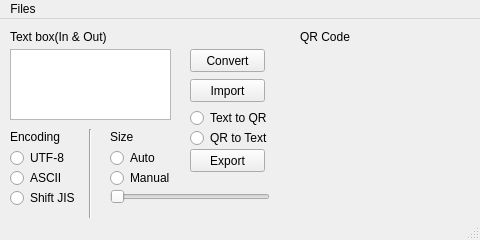
<?xml version="1.0" encoding="UTF-8"?>
<ui version="4.0">
 <class>MainWindow</class>
 <widget class="QMainWindow" name="MainWindow">
  <property name="geometry">
   <rect>
    <x>0</x>
    <y>0</y>
    <width>480</width>
    <height>240</height>
   </rect>
  </property>
  <property name="minimumSize">
   <size>
    <width>480</width>
    <height>240</height>
   </size>
  </property>
  <property name="maximumSize">
   <size>
    <width>480</width>
    <height>240</height>
   </size>
  </property>
  <property name="windowTitle">
   <string>simpleQRtool-NG</string>
  </property>
  <widget class="QWidget" name="centralwidget">
   <widget class="QTextEdit" name="text_box">
    <property name="geometry">
     <rect>
      <x>10</x>
      <y>30</y>
      <width>161</width>
      <height>71</height>
     </rect>
    </property>
   </widget>
   <widget class="QPushButton" name="main_exec">
    <property name="geometry">
     <rect>
      <x>190</x>
      <y>30</y>
      <width>75</width>
      <height>23</height>
     </rect>
    </property>
    <property name="text">
     <string>Convert</string>
    </property>
   </widget>
   <widget class="QRadioButton" name="mode_t2q">
    <property name="geometry">
     <rect>
      <x>190</x>
      <y>90</y>
      <width>91</width>
      <height>18</height>
     </rect>
    </property>
    <property name="text">
     <string>Text to QR</string>
    </property>
    <property name="checked">
     <bool>false</bool>
    </property>
   </widget>
   <widget class="QRadioButton" name="mode_q2t">
    <property name="geometry">
     <rect>
      <x>190</x>
      <y>110</y>
      <width>91</width>
      <height>18</height>
     </rect>
    </property>
    <property name="text">
     <string>QR to Text</string>
    </property>
   </widget>
   <widget class="QLabel" name="textbox_label">
    <property name="geometry">
     <rect>
      <x>10</x>
      <y>10</y>
      <width>141</width>
      <height>16</height>
     </rect>
    </property>
    <property name="text">
     <string>Text box(In &amp; Out)</string>
    </property>
   </widget>
   <widget class="QLabel" name="qr_label">
    <property name="geometry">
     <rect>
      <x>300</x>
      <y>10</y>
      <width>71</width>
      <height>16</height>
     </rect>
    </property>
    <property name="text">
     <string>QR Code</string>
    </property>
   </widget>
   <widget class="QLabel" name="encoding_label">
    <property name="geometry">
     <rect>
      <x>10</x>
      <y>110</y>
      <width>61</width>
      <height>16</height>
     </rect>
    </property>
    <property name="text">
     <string>Encoding</string>
    </property>
   </widget>
   <widget class="Line" name="line">
    <property name="geometry">
     <rect>
      <x>80</x>
      <y>110</y>
      <width>20</width>
      <height>91</height>
     </rect>
    </property>
    <property name="orientation">
     <enum>Qt::Vertical</enum>
    </property>
   </widget>
   <widget class="QRadioButton" name="encoding_utf8">
    <property name="geometry">
     <rect>
      <x>10</x>
      <y>130</y>
      <width>71</width>
      <height>18</height>
     </rect>
    </property>
    <property name="text">
     <string>UTF-8</string>
    </property>
   </widget>
   <widget class="QRadioButton" name="encoding_ascii">
    <property name="geometry">
     <rect>
      <x>10</x>
      <y>150</y>
      <width>71</width>
      <height>18</height>
     </rect>
    </property>
    <property name="text">
     <string>ASCII</string>
    </property>
   </widget>
   <widget class="QRadioButton" name="encoding_shift">
    <property name="geometry">
     <rect>
      <x>10</x>
      <y>170</y>
      <width>71</width>
      <height>18</height>
     </rect>
    </property>
    <property name="text">
     <string>Shift JIS</string>
    </property>
   </widget>
   <widget class="QPushButton" name="export_exec">
    <property name="geometry">
     <rect>
      <x>190</x>
      <y>130</y>
      <width>75</width>
      <height>23</height>
     </rect>
    </property>
    <property name="text">
     <string>Export</string>
    </property>
   </widget>
   <widget class="QPushButton" name="import_exec">
    <property name="geometry">
     <rect>
      <x>190</x>
      <y>60</y>
      <width>75</width>
      <height>23</height>
     </rect>
    </property>
    <property name="text">
     <string>Import</string>
    </property>
   </widget>
   <widget class="QLabel" name="size_label">
    <property name="geometry">
     <rect>
      <x>110</x>
      <y>110</y>
      <width>51</width>
      <height>16</height>
     </rect>
    </property>
    <property name="text">
     <string>Size</string>
    </property>
   </widget>
   <widget class="QRadioButton" name="size_auto_button">
    <property name="geometry">
     <rect>
      <x>110</x>
      <y>130</y>
      <width>71</width>
      <height>18</height>
     </rect>
    </property>
    <property name="text">
     <string>Auto</string>
    </property>
   </widget>
   <widget class="QRadioButton" name="size_manual_button">
    <property name="geometry">
     <rect>
      <x>110</x>
      <y>150</y>
      <width>71</width>
      <height>18</height>
     </rect>
    </property>
    <property name="text">
     <string>Manual</string>
    </property>
   </widget>
   <widget class="QSlider" name="size_slider">
    <property name="geometry">
     <rect>
      <x>110</x>
      <y>170</y>
      <width>160</width>
      <height>16</height>
     </rect>
    </property>
    <property name="minimum">
     <number>1</number>
    </property>
    <property name="maximum">
     <number>42</number>
    </property>
    <property name="orientation">
     <enum>Qt::Horizontal</enum>
    </property>
   </widget>
   <widget class="QLabel" name="pixmap_label">
    <property name="geometry">
     <rect>
      <x>300</x>
      <y>30</y>
      <width>161</width>
      <height>161</height>
     </rect>
    </property>
    <property name="text">
     <string/>
    </property>
    <property name="scaledContents">
     <bool>true</bool>
    </property>
   </widget>
  </widget>
  <widget class="QMenuBar" name="menubar">
   <property name="geometry">
    <rect>
     <x>0</x>
     <y>0</y>
     <width>480</width>
     <height>18</height>
    </rect>
   </property>
   <widget class="QMenu" name="menuFiles">
    <property name="title">
     <string>Files</string>
    </property>
    <addaction name="action_exit"/>
    <addaction name="export_exec_2"/>
   </widget>
   <addaction name="menuFiles"/>
  </widget>
  <widget class="QStatusBar" name="statusbar"/>
  <action name="export_exec_2">
   <property name="text">
    <string>Export to PNG</string>
   </property>
  </action>
  <action name="action_exit">
   <property name="text">
    <string>Exit</string>
   </property>
  </action>
 </widget>
 <resources/>
 <connections/>
</ui>
